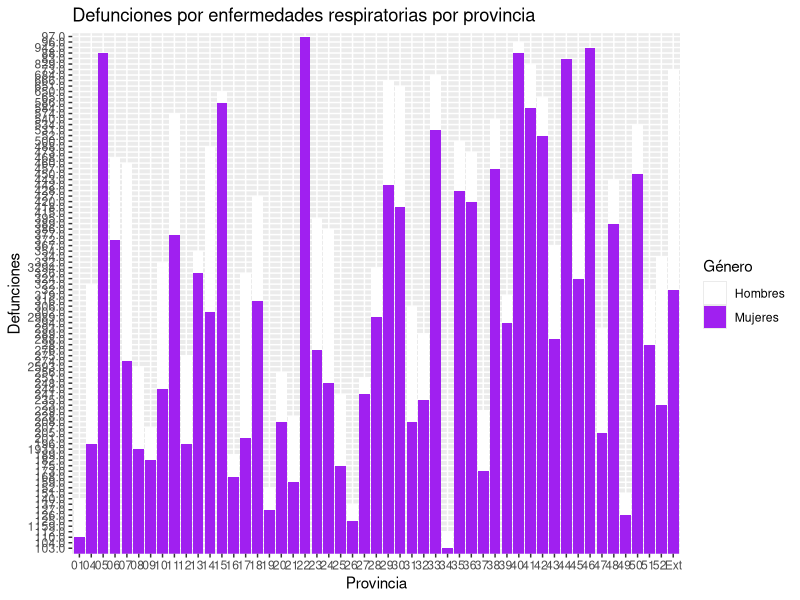
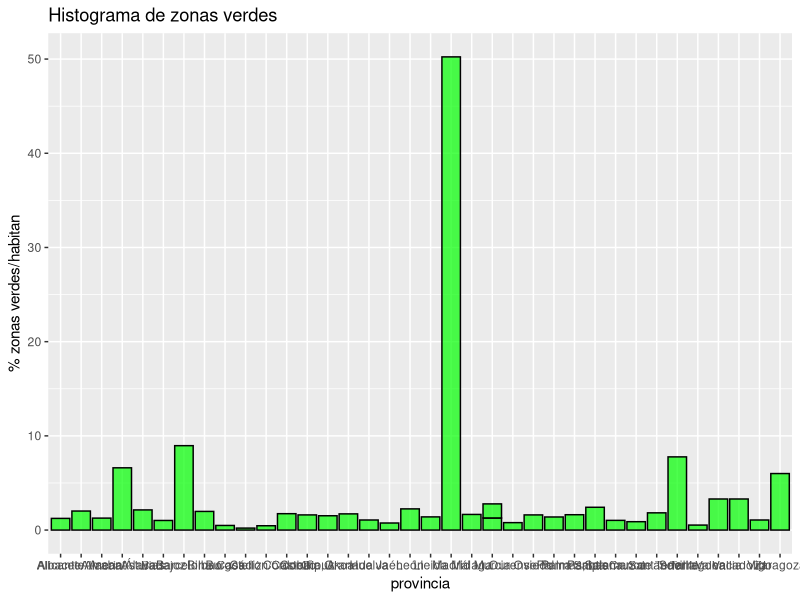
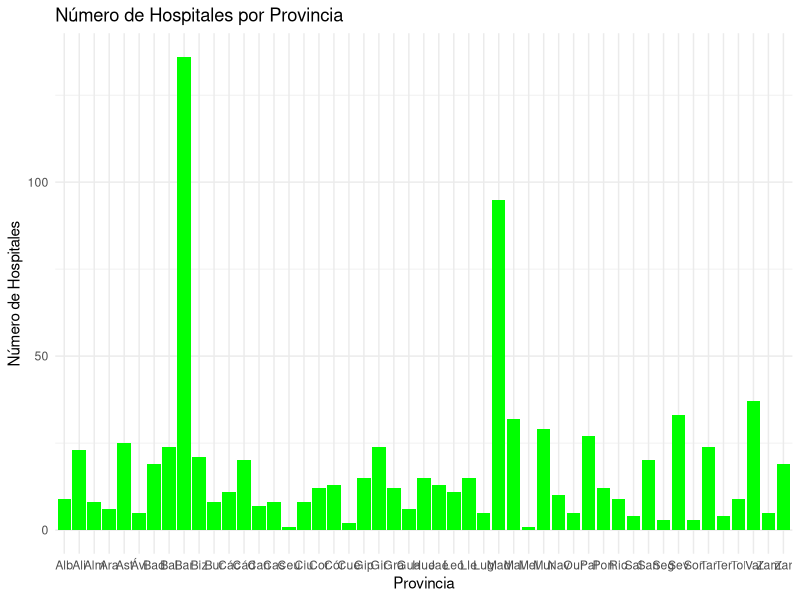

Reproduce these figures in R, in order.
## ---- chunk 1
knitr::opts_chunk$set(echo = TRUE)
## ---- chunk 2
library(readxl)
library(dplyr)
library(tidyverse)#preguntar si con este es sufi
library(ggplot2)
## ---- chunk 3
defuncion <-read_excel("defunciones.xlsx")
defuncion_resp<-defuncion %>%
  slice(1338:1500)%>%
  select(1,3)%>%
  rename(Provincia = 1, defunciones= 2)
## ---- chunk 4
defuncion_resp_total<-defuncion_resp %>%
  slice(3:54)%>%
  select(1,2)
defuncion_resp_total

## ---- chunk 5
defuncion_resp_mujeres<-defuncion_resp %>%
  slice(113:164)%>%
  select(1,2)%>%
  rename(defunciones_mujeres= 2)
defuncion_resp_mujeres
## ---- chunk 6
defuncion_resp_hombres<-defuncion_resp %>%
  slice(58:109)%>%
  select(1,2)%>%
  rename(defunciones_hombres= 2)
defuncion_resp_hombres
## ---- chunk 7
# combinar
defuncion_resp_combinada <- merge(defuncion_resp_hombres, defuncion_resp_mujeres, by = "Provincia")
defuncion_resp_combinada$Provincia <- substr(defuncion_resp_combinada$Provincia, 1,3)
ggplot(defuncion_resp_combinada, aes(x = Provincia)) +
  geom_bar(aes(y = defunciones_hombres, fill = "Hombres"), position = "dodge", stat = "identity") +
  geom_bar(aes(y = defunciones_mujeres, fill = "Mujeres"), position = "dodge", stat = "identity") +
  labs(title = "Defunciones por enfermedades respiratorias por provincia",
       x = "Provincia",
       y = "Defunciones",
       fill = "Género") +
  scale_fill_manual(values = c("Hombres" = "white", "Mujeres" = "purple"))

## ---- chunk 8
zonas_verdes<- read_excel("zonas_verdes.xlsx")
## ---- chunk 9
#histograma preguntar
ggplot(zonas_verdes, aes(x= Ciudad, y=`Total (km²)`))+ geom_bar(stat = "identity",fill = "green", color = "black", alpha = 0.7) +
  labs(title = "Histograma de zonas verdes", x = "provincia", y = "% zonas verdes/habitan")
## ---- chunk 10
datos <-read_excel("CNH_2021.xlsx")
conteo_por_provincia <- datos %>%
  group_by(Provincia) %>%
  summarize(Numero_Hospitales = n_distinct(`Nombre Centro`))
conteo_por_provincia
## ---- chunk 11
conteo_por_provincia$Provincia <- substr(conteo_por_provincia$Provincia, 1,3)
ggplot(conteo_por_provincia, aes(x = Provincia, y = Numero_Hospitales)) +
  geom_bar(stat = "identity", fill = "green") +
  labs(title = "Número de Hospitales por Provincia",
       x = "Provincia",
       y = "Número de Hospitales") +
  theme_minimal()
